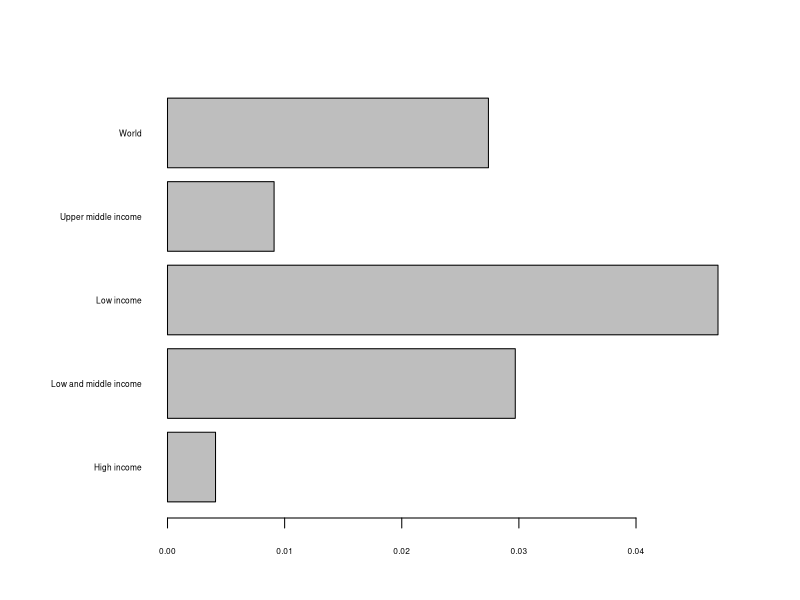
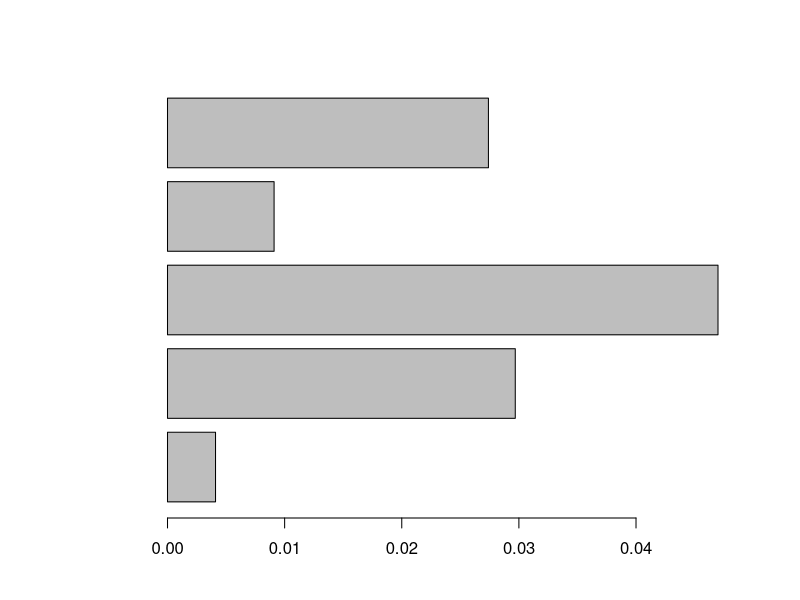

The R source for these figures, in order:
## ---- chunk 1
#read data from the data file our world in data

im_1960_2020 <- read.csv("../data/infant_mortality/infant-mortality.csv")

names(im_1960_2020) <- c("Country", "Code", "Year", "Mortality Rate")

# Select variables to be consistent with previous format

im_1960_2020 <- im_1960_2020[c("Country", "Year", "Mortality Rate")]

# In the data the mortality rate is given in percent. We add the corresponding counts

im_1960_2020$Count <- (im_1960_2020$"Mortality Rate"*10) 

# We transform the percentage rate to the actual rate of number of death per 1000 life births

im_1960_2020$"Mortality Rate" <- im_1960_2020$Count/1000

im_1960_2020 <- im_1960_2020[, c("Country", "Year", "Count", "Mortality Rate")]
## ---- chunk 2
# filter all data not referring to individual countries

im_1960_2020_countries <- im_1960_2020[! im_1960_2020$Country %in% c("Low and middle income", "Low income", "High income", "World", "Upper middle income"), ]

im_1960_2020_aggregates <- im_1960_2020[im_1960_2020$Country %in% c("Low and middle income", "Low income", "High income", "World", "Upper middle income") & im_1960_2020$Year == 2020, ]

write.csv(im_1960_2020_aggregates, file = "../data/infant_mortality/im_agg_2020.csv")
## ---- chunk 3
dat1 <- with(im_1960_2020_aggregates, im_1960_2020_aggregates[Year == 2020, ])

# Increase margin size
par(mar=c(4,8,4,4)+0.1)

barplot(dat1$"Mortality Rate", names.arg = dat1$Country, horiz = T, las = 1, cex.names = 0.5, cex.axis = 0.5)

## ---- chunk 4
barplot(dat1$"Mortality Rate", horiz = T)
